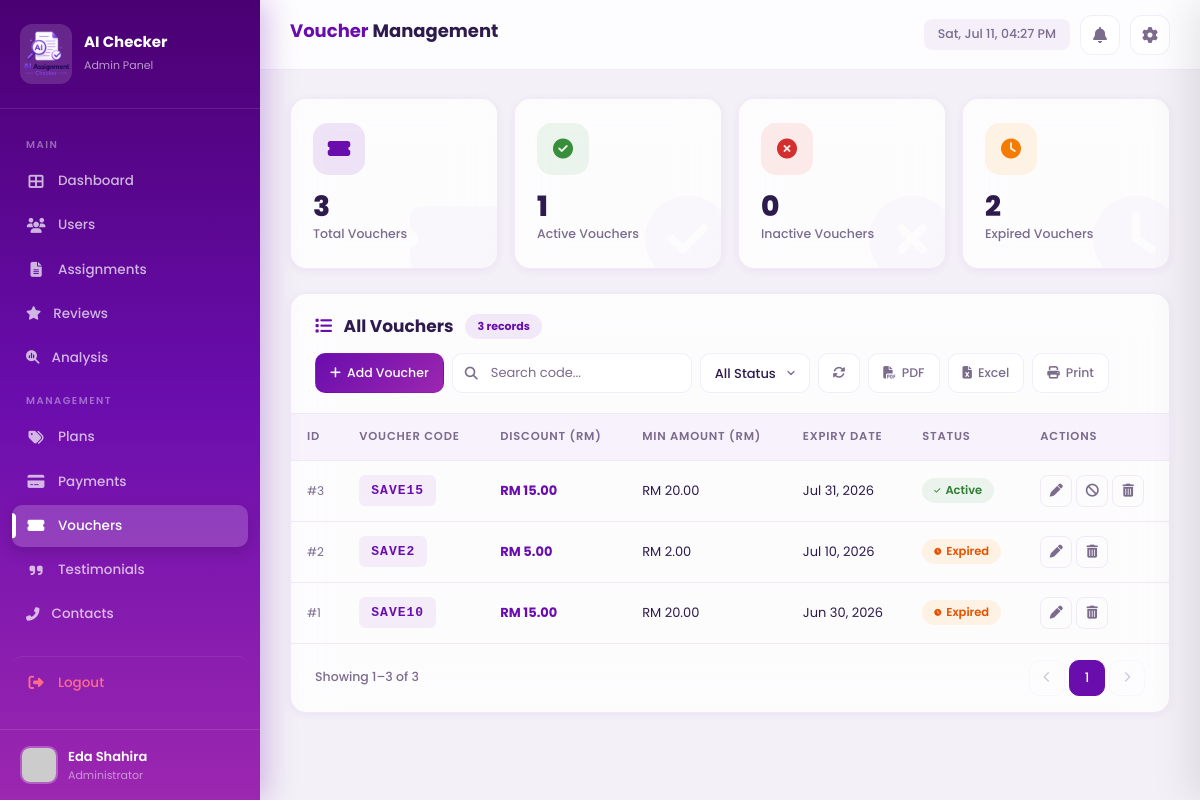
Page /admin_vouchers.php (signed in) on the committed database.
### tables this page shows
CREATE TABLE `users` (
  `user_id` int(20) NOT NULL,
  `name` varchar(100) NOT NULL,
  `email` varchar(100) NOT NULL,
  `password` varchar(200) NOT NULL,
  `user_type` enum('user','admin') NOT NULL DEFAULT 'user',
  `avatar` varchar(255) DEFAULT 'default.png',
  `created_at` timestamp NOT NULL DEFAULT current_timestamp(),
  `plan_id` int(11) DEFAULT NULL
);

CREATE TABLE `vouchers` (
  `voucher_id` int(11) NOT NULL,
  `code` varchar(50) NOT NULL,
  `discount_amount` decimal(10,2) NOT NULL,
  `min_amount` decimal(10,2) DEFAULT 0.00,
  `expiry_date` date DEFAULT NULL,
  `status` enum('Active','Inactive','Expired') DEFAULT 'Active'
);

### admin_vouchers.php (the view, shortened to what this page needs)
<?php
include 'config.php';
 $admin_id = $_SESSION['user_id'] ?? null;
 $admin_query = mysqli_query($conn, "SELECT user_id, name, email, avatar, created_at FROM users WHERE user_id = '$admin_id' AND user_type = 'admin'") or die(mysqli_error($conn));
 $admin_data = mysqli_fetch_assoc($admin_query);
 $admin_name = $admin_data['name'] ?? 'Admin';
 $db_avatar = $admin_data['avatar'] ?? 'default.png';
if (!empty($db_avatar) && $db_avatar !== 'default.png') {
    $avatar = filter_var($db_avatar, FILTER_VALIDATE_URL) ? $db_avatar : "https://api.dicebear.com/7.x/avataaars/svg?seed=" . urlencode($db_avatar) . "&backgroundColor=ede9fe";
} else {
    $avatar = "https://api.dicebear.com/7.x/avataaars/svg?seed=Admin&backgroundColor=ede9fe";
}
 $unread_count = 0; $notifications = [];
function recount($conn) {
    $s1=$conn->prepare("SELECT COUNT(*) AS t FROM vouchers");$s1->execute();$t=(int)$s1->get_result()->fetch_assoc()['t'];$s1->close();
    $s2=$conn->prepare("SELECT COUNT(*) AS t FROM vouchers WHERE status='Active' AND (expiry_date IS NULL OR expiry_date >= CURDATE())");$s2->execute();$a=(int)$s2->get_result()->fetch_assoc()['t'];$s2->close();
    $s3=$conn->prepare("SELECT COUNT(*) AS t FROM vouchers WHERE status='Inactive'");$s3->execute();$i=(int)$s3->get_result()->fetch_assoc()['t'];$s3->close();
    $s4=$conn->prepare("SELECT COUNT(*) AS t FROM vouchers WHERE status='Active' AND expiry_date IS NOT NULL AND expiry_date < CURDATE()");$s4->execute();$e=(int)$s4->get_result()->fetch_assoc()['t'];$s4->close();
    return [$t,$a,$i,$e];
}
list($total_vouchers,$active_vouchers,$inactive_vouchers,$expired_vouchers) = recount($conn);
 $per_page=10;
 $current_page=isset($_GET['page'])?max(1,(int)$_GET['page']):1;
 $search_term=isset($_GET['search'])?trim($_GET['search']):'';
 $filter_status=isset($_GET['filter'])?trim($_GET['filter']):'';
 $where_parts=[];$params=[];$types='';
 $where_sql=!empty($where_parts)?"WHERE ".implode(" AND ",$where_parts):"";
 $sc=$conn->prepare("SELECT COUNT(*) AS total FROM vouchers $where_sql");
 $sc->execute();$total_filtered=(int)$sc->get_result()->fetch_assoc()['total'];$sc->close();
 $total_pages=max(1,ceil($total_filtered/$per_page));
 $offset=($current_page-1)*$per_page;
 $fetch_sql="SELECT * FROM vouchers $where_sql ORDER BY voucher_id DESC LIMIT ? OFFSET ?";
 $types.="ii";$params[]=$per_page;$params[]=$offset;
 $sf=$conn->prepare($fetch_sql);
if(!empty($params))$sf->bind_param($types,...$params);
 $sf->execute();$result=$sf->get_result();
 $vouchers=[];
while($row=$result->fetch_assoc()){$vouchers[]=$row;}
?>
<!DOCTYPE html>
<html lang="en" data-theme="light">
<head>
    <link href="https://cdn.jsdelivr.net/npm/bootstrap@5.3.2/dist/css/bootstrap.min.css" rel="stylesheet">
    <link rel="stylesheet" href="https://cdnjs.cloudflare.com/ajax/libs/font-awesome/6.5.1/css/all.min.css">
</head>
<body>
    <aside class="sidebar" id="sidebar">
        <div class="sidebar-brand"><div class="brand-icon"><img src="image/logo.png" alt="Logo"></div><div><h5>AI Checker</h5><small>Admin Panel</small></div></div>
        <nav class="sidebar-menu">
            <div class="menu-label">Main</div>
            <a href="adminpage.php"><i class="fas fa-th-large fa-icon"></i> Dashboard</a>
            <a href="admin_users.php"><i class="fas fa-users fa-icon"></i> Users</a>
            <a href="admin_assignments.php"><i class="fas fa-file-alt fa-icon"></i> Assignments</a>
            <a href="admin_reviews.php"><i class="fas fa-star"></i> Reviews</a>
            <a href="ai_analysis.php"><i class="fas fa-magnifying-glass-chart"></i> Analysis</a>
            <div class="menu-label">Management</div>
            <a href="admin_plans.php"><i class="fas fa-tags fa-icon"></i> Plans</a>
            <a href="admin_payments.php"><i class="fas fa-credit-card fa-icon"></i> Payments</a>
            <a href="admin_vouchers.php" class="active"><i class="fas fa-ticket-alt fa-icon"></i> Vouchers</a>
            <a href="admin_testimonials.php"><i class="fas fa-quote-right fa-icon"></i> Testimonials</a>
            <a href="admin_contacts.php"><i class="fas fa-phone-alt"></i> Contacts</a>
            <a href="login.php" class="logout-btn"><i class="fas fa-sign-out-alt fa-icon"></i> Logout</a>
        </nav>
        <div class="sidebar-footer"><div class="admin-info"><img src="<?php echo htmlspecialchars($avatar); ?>" class="admin-avatar-img" alt="" onerror="this.src='https://api.dicebear.com/7.x/avataaars/svg?seed=Admin&backgroundColor=ede9fe';"><div><div class="admin-name"><?php echo htmlspecialchars($admin_name); ?></div><div class="admin-role">Administrator</div></div></div></div>
    </aside>
    <main class="main-content">
        <header class="top-header">
            <div class="left-section"><button class="sidebar-toggle" id="sidebarToggle"><i class="fas fa-bars"></i></button><h1 class="page-title"><span>Voucher</span> Management</h1></div>
            <div class="right-section">
                <span class="header-time" id="headerTime"></span>
                <div class="notification-wrapper">
                    <button class="header-btn" id="notiBtn"><i class="fas fa-bell"></i><?php if($unread_count>0):?><span class="noti-badge"><?php echo $unread_count; ?></span><?php endif; ?></button>
                </div>
                <button class="header-btn" id="settingsBtn"><i class="fas fa-cog"></i></button>
            </div>
        </header>
        <div class="dashboard-body">
            <div class="row g-3 mb-4">
                <div class="col-xl-3 col-md-6"><div class="stat-card c-purple animate-in"><div class="s-icon"><i class="fas fa-ticket-alt"></i></div><div class="s-value"><?php echo number_format($total_vouchers); ?></div><div class="s-label">Total Vouchers</div><i class="fas fa-ticket-alt s-bg"></i></div></div>
                <div class="col-xl-3 col-md-6"><div class="stat-card c-green animate-in"><div class="s-icon"><i class="fas fa-check-circle"></i></div><div class="s-value"><?php echo number_format($active_vouchers); ?></div><div class="s-label">Active Vouchers</div><i class="fas fa-check-circle s-bg"></i></div></div>
                <div class="col-xl-3 col-md-6"><div class="stat-card c-red animate-in"><div class="s-icon"><i class="fas fa-times-circle"></i></div><div class="s-value"><?php echo number_format($inactive_vouchers); ?></div><div class="s-label">Inactive Vouchers</div><i class="fas fa-times-circle s-bg"></i></div></div>
                <div class="col-xl-3 col-md-6"><div class="stat-card c-orange animate-in"><div class="s-icon"><i class="fas fa-clock"></i></div><div class="s-value"><?php echo number_format($expired_vouchers); ?></div><div class="s-label">Expired Vouchers</div><i class="fas fa-clock s-bg"></i></div></div>
            </div>
            <div class="table-card table-animate">
                <div class="table-card-header">
                    <div class="tch-left"><div class="tch-title"><i class="fas fa-list"></i> All Vouchers</div><div class="tch-count"><?php echo number_format($total_filtered); ?> record<?php echo $total_filtered!==1?'s':''; ?></div></div>
                    <div class="tch-right">
                        <button class="action-btn btn-add" onclick="openAddModal()"><i class="fas fa-plus"></i> Add Voucher</button>
                        <form method="GET" action="" id="searchForm" class="d-flex align-items-center gap-2 flex-wrap">
                            <div class="search-box"><i class="fas fa-search"></i><input type="text" name="search" placeholder="Search code..." value="<?php echo htmlspecialchars($search_term); ?>" id="searchInput"></div>
                            <select name="filter" class="filter-select" id="filterSelect">
                                <option value="" <?php echo empty($filter_status)?'selected':''; ?>>All Status</option>
                            </select>
                        </form>
                        <button class="action-btn btn-refresh" onclick="location.reload()"><i class="fas fa-sync-alt"></i></button>
                        <button class="action-btn btn-pdf" onclick="exportPDF()"><i class="fas fa-file-pdf"></i> PDF</button>
                        <button class="action-btn btn-excel" onclick="exportExcel()"><i class="fas fa-file-excel"></i> Excel</button>
                        <button class="action-btn btn-print" onclick="window.print()"><i class="fas fa-print"></i> Print</button>
                    </div>
                </div>
                <div class="table-responsive">
                    <table id="vouchersTable"><thead><tr><th>ID</th><th>Voucher Code</th><th>Discount (RM)</th><th>Min Amount (RM)</th><th>Expiry Date</th><th>Status</th><th>Actions</th></tr></thead>
                    <tbody>
                    <?php if(empty($vouchers)):?><tr><td colspan="7"><div class="empty-state"><i class="fas fa-ticket-alt"></i><h6>No Vouchers Found</h6><p>Adjust your search or add a new voucher.</p></div></td></tr>
                    <?php else:
                        $today=date('Y-m-d');
                        foreach($vouchers as $v):
                            $vid=(int)$v['voucher_id'];
                            $vcode=htmlspecialchars($v['code']);
                            $vdisc=number_format((float)$v['discount_amount'],2);
                            $vmin=number_format((float)$v['min_amount'],2);
                            $vexp=$v['expiry_date'];
                            $vstat=$v['status'];
                            $is_expired=($vstat==='Active'&&$vexp!==null&&$vexp<$today);
                            if($is_expired){$bc='expired-badge';$bi='clock';$sd='Expired';}
                            elseif($vstat==='Active'){$bc='active-badge';$bi='check';$sd='Active';}
                            else{$bc='inactive-badge';$bi='times';$sd='Inactive';}
                            $exp_display=($vexp&&$vexp!==null)?date('M d, Y',strtotime($vexp)):'<span style="color:var(--text-muted);font-style:italic;">No Expiry</span>';
                    ?>
                        <tr>
                            <td class="text-muted-cell">#<?php echo $vid; ?></td>
                            <td><span class="code-cell"><?php echo $vcode; ?></span></td>
                            <td><strong style="color:var(--primary);">RM <?php echo $vdisc; ?></strong></td>
                            <td>RM <?php echo $vmin; ?></td>
                            <td><?php echo $exp_display; ?></td>
                            <td><span class="status-badge <?php echo $bc; ?>"><i class="fas fa-<?php echo $bi; ?>"></i> <?php echo $sd; ?></span></td>
                            <td><div class="d-flex align-items-center gap-1">
                                <button class="tbl-action-btn edit-btn" onclick="editVoucher(<?php echo $vid; ?>)" title="Edit"><i class="fas fa-pen"></i></button>
                                <?php if($vstat==='Active' && !$is_expired):?>
                                <button class="tbl-action-btn deactivate-btn" onclick="confirmDeactivate(<?php echo $vid; ?>,'<?php echo addslashes($vcode); ?>')" title="Deactivate"><i class="fas fa-ban"></i></button>
                                <?php elseif($vstat==='Inactive'):?>
                                <button class="tbl-action-btn activate-btn" onclick="confirmActivate(<?php echo $vid; ?>,'<?php echo addslashes($vcode); ?>')" title="Activate"><i class="fas fa-check"></i></button>
                                <?php endif; ?>
                                <button class="tbl-action-btn delete-btn" onclick="confirmDelete(<?php echo $vid; ?>,'<?php echo addslashes($vcode); ?>')" title="Delete"><i class="fas fa-trash-alt"></i></button>
                            </div></td>
                        </tr>
                    <?php endforeach; endif; ?>
                    </tbody></table>
                </div>
                <?php if($total_filtered>0):?><div class="table-card-footer"><div class="tcf-info">Showing <?php echo ($offset+1); ?>–<?php echo min($offset+$per_page,$total_filtered); ?> of <?php echo number_format($total_filtered); ?></div><div class="pagination-wrapper"><?php
                if($current_page>1) echo '<button class="pg-btn" onclick="goToPage('.($current_page-1).')"><i class="fas fa-chevron-left" style="font-size:11px;"></i></button>';
                else echo '<button class="pg-btn" disabled><i class="fas fa-chevron-left" style="font-size:11px;"></i></button>';
                $start_page=max(1,$current_page-2);
                $end_page=min($total_pages,$current_page+2);
                for($p=$start_page;$p<=$end_page;$p++){
                    echo '<button class="pg-btn '.($p==$current_page?'active':'').'" onclick="goToPage('.$p.')">'.$p.'</button>';
                }
                if($current_page<$total_pages) echo '<button class="pg-btn" onclick="goToPage('.($current_page+1).')"><i class="fas fa-chevron-right" style="font-size:11px;"></i></button>';
                else echo '<button class="pg-btn" disabled><i class="fas fa-chevron-right" style="font-size:11px;"></i></button>';
                ?></div></div><?php endif; ?>
            </div>
        </div>
    </main>
</body>
</html>

### rows in the picture
users: name "Eda Shahira"
vouchers: voucher_id "3", code "SAVE15", discount_amount "15.00", min_amount "20.00", expiry_date "Jul 31, 2026", status "Active"
vouchers: voucher_id "2", code "SAVE2", discount_amount "5.00", min_amount "2.00", expiry_date "Jul 10, 2026", sd "Expired"
vouchers: voucher_id "1", code "SAVE10", discount_amount "15.00", min_amount "20.00", expiry_date "Jun 30, 2026", sd "Expired"

### other values in the picture
$total_vouchers "3"
$active_vouchers "1"
$inactive_vouchers "0"
$expired_vouchers "2"
$total_filtered "3"
$offset+1 "1"
min($offset+$per_page,$total_filtered) "3"
